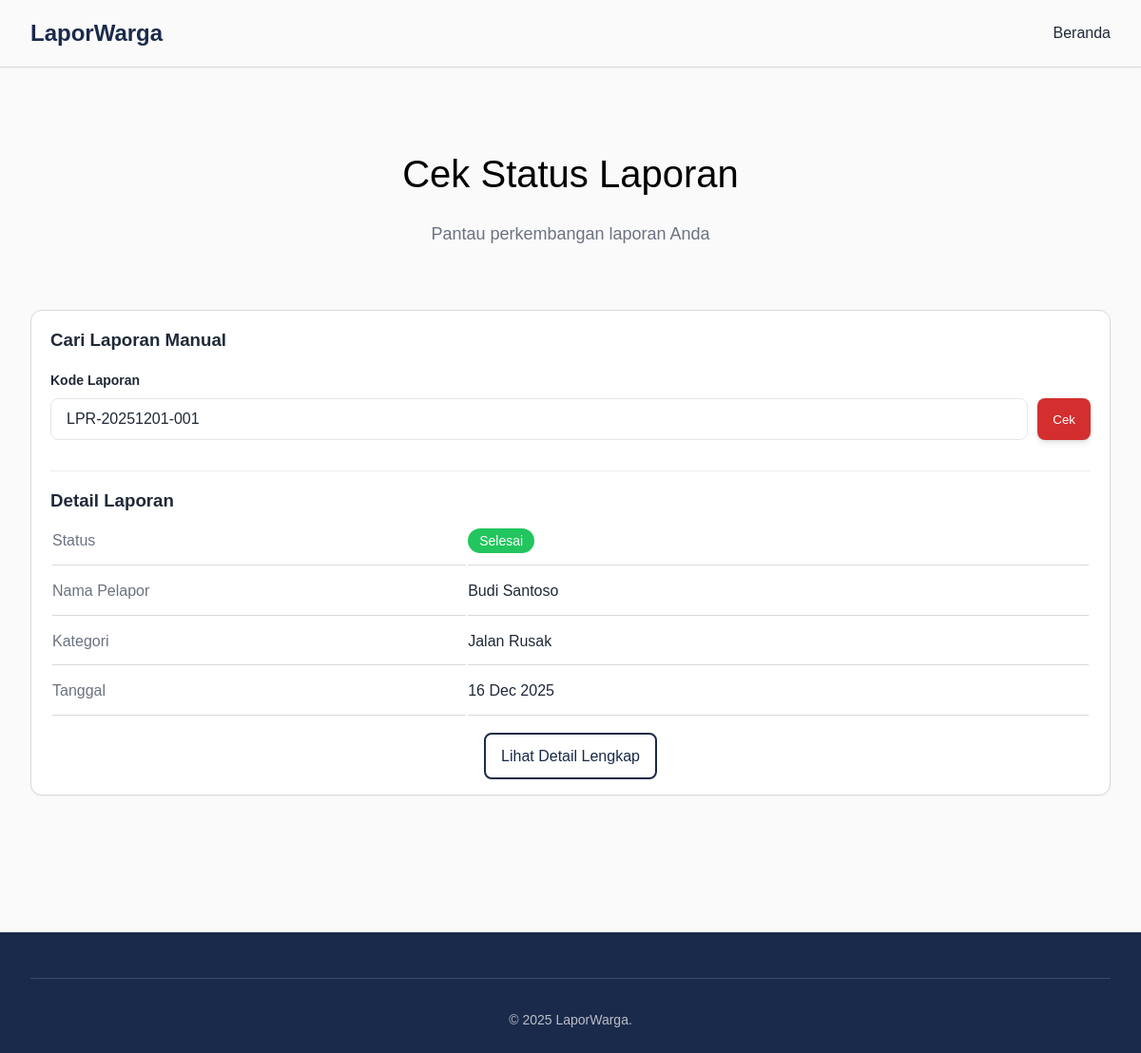
Page /cek_status.php?kode=LPR-20251201-001 on the committed database.
### tables this page shows
CREATE TABLE `laporan` (
  `id` int(11) NOT NULL AUTO_INCREMENT,
  `kode_laporan` varchar(20) NOT NULL,
  `nama_pelapor` varchar(100) NOT NULL,
  `no_hp` varchar(15) NOT NULL,
  `kategori` varchar(50) NOT NULL,
  `deskripsi` text NOT NULL,
  `lokasi` varchar(255) NOT NULL,
  `foto` varchar(255) DEFAULT NULL,
  `foto_blob` mediumblob DEFAULT NULL,
  `foto_mime` varchar(50) DEFAULT NULL,
  `status` enum('Diterima','Diproses','Selesai') DEFAULT 'Diterima',
  `tanggal_lapor` timestamp NOT NULL DEFAULT current_timestamp(),
  `tanggal_diterima` timestamp NULL DEFAULT NULL,
  `tanggal_diproses` timestamp NULL DEFAULT NULL,
  `tanggal_selesai` datetime DEFAULT NULL,
  `biaya` decimal(15,2) DEFAULT NULL,
  `durasi` varchar(50) DEFAULT NULL,
  `foto_after` varchar(255) DEFAULT NULL,
  `foto_after_blob` mediumblob DEFAULT NULL,
  `foto_after_mime` varchar(50) DEFAULT NULL,
  `catatan_admin` text DEFAULT NULL,
  `diterima_at` timestamp NULL DEFAULT NULL COMMENT 'Timestamp ketika status Diterima',
  `diproses_at` timestamp NULL DEFAULT NULL COMMENT 'Timestamp ketika status Diproses',
  `selesai_at` timestamp NULL DEFAULT NULL COMMENT 'Timestamp ketika status Selesai',
  PRIMARY KEY (`id`),
  UNIQUE KEY `kode_laporan` (`kode_laporan`),
  KEY `idx_kode` (`kode_laporan`),
  KEY `idx_status` (`status`),
  KEY `idx_tanggal` (`tanggal_lapor`),
  KEY `idx_no_hp_tanggal` (`no_hp`,`tanggal_lapor`)
);

### config/report_tracker.php (called while the page is built, shortened)
<?php
class ReportTracker {
    public static function getTrackedReports() {
        if (!isset($_COOKIE[self::COOKIE_NAME])) {
            return [];
        }
        $data = $_COOKIE[self::COOKIE_NAME];
        $reports = json_decode($data, true);
        $reports = array_map('intval', $reports);
        $reports = array_filter($reports, function($id) {
            return $id > 0;
        });
        $reports = array_values(array_unique($reports));
        return $reports;
    }
    public static function hasTrackedReports() {
        $reports = self::getTrackedReports();
        return !empty($reports);
    }
}
?>

### public/cek_status.php (the view, shortened to what this page needs)
<?php
require_once '../config/report_tracker.php';
$database = new Database();
$conn = $database->getConnection();
$trackedReports = [];
$hasTrackedReports = ReportTracker::hasTrackedReports();
$laporan = null;
if(isset($_GET['kode'])) {
    $kode = trim($_GET['kode']);
    if(!empty($kode)) {
        $stmt = $conn->prepare("SELECT * FROM laporan WHERE kode_laporan = :kode");
        $stmt->bindParam(':kode', $kode);
        $stmt->execute();
        $laporan = $stmt->fetch(PDO::FETCH_ASSOC);
    }
}
?>
<!DOCTYPE html>
<html lang="id">
<head>
    <link href="https://cdn.jsdelivr.net/npm/remixicon@3.5.0/fonts/remixicon.css" rel="stylesheet">
    <link href="https://cdnjs.cloudflare.com/ajax/libs/remixicon/3.5.0/remixicon.css" rel="stylesheet">
    <link rel="stylesheet" href="assets/css/style.css?v=2.2">
</head>
<body>
    <nav class="navbar">
        <div class="container">
            <div class="nav-brand">
                <span class="brand-text">LaporWarga</span>
            </div>
            <ul class="nav-menu">
                <li><a href="index.php" class="nav-link"><i class="ri-home-line"></i> Beranda</a></li>
            </ul>
        </div>
    </nav>
    <main class="section" style="flex: 1;">
        <div class="container">
            <div class="section-header">
                <h2 class="section-title">Cek Status Laporan</h2>
                <p class="section-subtitle">Pantau perkembangan laporan Anda</p>
            </div>
            <?php if ($hasTrackedReports && !empty($trackedReports)): ?>
            <div class="card" style="margin-bottom: 2rem;">
                <div class="card-header">
                    <h3><i class="ri-file-list-3-line"></i> Laporan Anda</h3>
                    <p style="font-size: 0.9rem; color: #666; margin-top: 0.5rem;">
                        Ditemukan <?php echo count($trackedReports); ?> laporan dari browser ini
                    </p>
                </div>
                <div class="card-body">
                    <div class="table-responsive">
                        <table class="table">
                            <thead>
                                <tr>
                                    <th>Kode Laporan</th>
                                    <th>Nama</th>
                                    <th>Kategori</th>
                                    <th>Lokasi</th>
                                    <th>Status</th>
                                    <th>Tanggal</th>
                                    <th>Aksi</th>
                                </tr>
                            </thead>
                            <tbody>
                                <?php foreach ($trackedReports as $report): ?>
                                <tr>
                                    <td><strong><?php echo htmlspecialchars($report['kode_laporan']); ?></strong></td>
                                    <td><?php echo htmlspecialchars($report['nama_pelapor']); ?></td>
                                    <td><?php echo htmlspecialchars($report['kategori']); ?></td>
                                    <td><?php echo htmlspecialchars($report['lokasi']); ?></td>
                                    <td>
                                        <span class="badge badge-<?php
                                            echo $report['status'] === 'Diterima' ? 'info' :
                                                ($report['status'] === 'Diproses' ? 'warning' : 'success');
                                        ?>">
                                            <?php echo htmlspecialchars($report['status']); ?>
                                        </span>
                                    </td>
                                    <td><?php echo date('d/m/Y', strtotime($report['tanggal_lapor'])); ?></td>
                                    <td>
                                        <a href="detail_laporan.php?id=<?php echo $report['id']; ?>"
                                           class="btn btn-sm btn-primary">
                                            <i class="ri-eye-line"></i> Detail
                                        </a>
                                    </td>
                                </tr>
                                <?php endforeach; ?>
                            </tbody>
                        </table>
                    </div>
                    <div style="margin-top: 1.5rem; padding-top: 1.5rem; border-top: 1px solid #e0e0e0; text-align: center;">
                        <p style="color: #666; margin-bottom: 1rem;">
                            <i class="ri-information-line"></i>
                            Ingin cek laporan lain atau laporan dari perangkat lain?
                        </p>
                        <button onclick="document.getElementById('manualSearchForm').style.display='block'; this.style.display='none';"
                                class="btn btn-outline">
                            <i class="ri-search-line"></i> Cek Laporan Secara Manual
                        </button>
                    </div>
                </div>
            </div>
            <div class="card" id="manualSearchForm" style="display: <?php echo $hasTrackedReports ? 'none' : 'block'; ?>;">
            <?php else: ?>
            <div class="card">
            <?php endif; ?>
                <div class="card-body">
                    <h3 style="margin-bottom: 1rem;">
                        <i class="ri-search-line"></i> Cari Laporan Manual
                    </h3>
                    <form action="" method="GET" class="search-form">
                        <div class="form-group">
                            <label for="kode">Kode Laporan</label>
                            <div style="display: flex; gap: 10px;">
                                <input type="text" id="kode" name="kode" placeholder="Contoh: LAP-12345678" value="<?php echo isset($_GET['kode']) ? htmlspecialchars($_GET['kode']) : ''; ?>" required style="flex: 1;">
                                <button type="submit" class="btn btn-primary"><i class="ri-search-line"></i> Cek</button>
                            </div>
                        </div>
                    </form>
                    <?php if($laporan): ?>
                        <div class="result-box" style="margin-top: 2rem; border-top: 1px solid #eee; padding-top: 1rem;">
                            <h3><i class="ri-file-list-line"></i> Detail Laporan</h3>
                            <table class="detail-table">
                                <tr>
                                    <td>Status</td>
                                    <td>
                                        <span class="badge badge-<?php echo $laporan['status']==='Diterima'?'info':($laporan['status']==='Diproses'?'warning':'success'); ?>">
                                            <?php echo htmlspecialchars($laporan['status']); ?>
                                        </span>
                                    </td>
                                </tr>
                                <tr><td>Nama Pelapor</td><td><?php echo htmlspecialchars($laporan['nama_pelapor']); ?></td></tr>
                                <tr><td>Kategori</td><td><?php echo htmlspecialchars($laporan['kategori']); ?></td></tr>
                                <tr><td>Tanggal</td><td><?php echo date('d M Y', strtotime($laporan['tanggal_lapor'])); ?></td></tr>
                            </table>
                            <div style="margin-top: 1rem; text-align: center;">
                                <a href="detail_laporan.php?kode=<?php echo urlencode($laporan['kode_laporan']); ?>" class="btn btn-outline"><i class="ri-eye-line"></i> Lihat Detail Lengkap</a>
                            </div>
                        </div>
                    <?php endif; ?>
                </div>
            </div>
        </div>
    </main>
    <footer class="footer">
        <div class="container">
            <div class="footer-bottom">
                <p>&copy; 2025 LaporWarga.</p>
            </div>
        </div>
    </footer>
</body>
</html>

### public/assets/css/style.css (style rules this page uses)
* { margin: 0; padding: 0; box-sizing: border-box; }
:root { --primary-color: rgb(26, 42, 74); --secondary-color: rgb(211, 47, 47); --accent-color: #ef5350; --text-dark: #1f2937; --text-muted: #6b7280; --text-light: #9ca3af; --bg-white: #fafafa; --bg-light: #f9fafb; --bg-gray: #f3f4f6; --border-color: #e5e7eb; --border-light: #d9d9d9; --success-color: #22c55e; --warning-color: #f59e0b; --info-color: #3b82f6; --shadow-sm: 0 1px 2px 0 rgba(0, 0, 0, 0.05); --shadow-md: 0 4px 6px -1px rgba(0, 0, 0, 0.1), 0 2px 4px -1px rgba(0, 0, 0, 0.06); --shadow-lg: 0 10px 15px -3px rgba(0, 0, 0, 0.1), 0 4px 6px -2px rgba(0, 0, 0, 0.05); --shadow-xl: 0 20px 25px -5px rgba(0, 0, 0, 0.1), 0 10px 10px -5px rgba(0, 0, 0, 0.04); --transition-colors: all 0.2s ease; --transition-shadow: box-shadow 0.3s ease; --transition-transform: transform 0.2s ease; }
body { font-family: poppins, sans-serif; line-height: 1.6; color: var(--text-dark); background-color: var(--bg-white); display: flex; flex-direction: column; min-height: 100vh; }
.container { max-width: 1200px; margin: 0 auto; padding: 0 1rem; }
@media (min-width: 1024px) { .container { padding: 0 2rem; } }
a { text-decoration: none; color: inherit; }
.navbar { background-color: var(--bg-white); color: var(--text-dark); padding: 1rem 0; position: sticky; top: 0; z-index: 1000; box-shadow: var(--shadow-sm); border-bottom: 1px solid var(--border-light); }
.navbar .container { display: flex; justify-content: space-between; align-items: center; }
.nav-brand { display: flex; align-items: center; gap: 0.75rem; font-size: 1.5rem; font-weight: 700; color: var(--primary-color); transition: var(--transition-colors); }
.nav-menu { display: flex; list-style: none; align-items: center; gap: 2rem; }
.nav-link { color: var(--text-dark); transition: var(--transition-colors); padding: 0.5rem 0; font-weight: 400; position: relative; }
.btn { display: inline-block; padding: 0.6rem 1rem; border-radius: 0.5rem; font-weight: 400; text-align: center; cursor: pointer; border: none; transition: var(--transition-colors); text-decoration: none; box-shadow: var(--shadow-md); }
.btn-primary { background-color: var(--secondary-color); color: white; }
.btn-outline { background-color: transparent; color: var(--primary-color); border: 2px solid var(--primary-color); box-shadow: none; }
.section { padding: 5rem 0; }
@media (min-width: 1024px) { .section { padding: 5rem 0; } }
.section-header { text-align: center; margin-bottom: 2rem; }
@media (min-width: 1024px) { .section-header { margin-bottom: 4rem; } }
.section-title { font-size: 1.5rem; color: black; margin-bottom: 1rem; font-weight: 400; }
@media (min-width: 1024px) { .section-title { font-size: 2.5rem; } }
.section-subtitle { font-size: 1.125rem; color: var(--text-muted); max-width: 700px; margin: 0 auto; line-height: 1.7; }
.card { background-color: white; border-radius: 0.75rem; box-shadow: var(--shadow-sm); overflow: hidden; transition: var(--transition-shadow); border: 1px solid var(--border-light); }
.card-body { padding: 1rem 1.25rem; }
.form-group { margin-bottom: 1.5rem; }
.form-group label { display: block; margin-bottom: 0.5rem; font-weight: 600; color: var(--text-dark); font-size: 0.875rem; }
.form-group input, .form-group select, .form-group textarea { width: 100%; padding: 0.75rem 1rem; border: 1px solid var(--border-color); border-radius: 0.5rem; font-size: 1rem; transition: var(--transition-colors); color: var(--text-dark); background-color: white; }
.badge { display: inline-block; padding: 0.375rem 0.75rem; border-radius: 9999px; font-size: 0.875rem; font-weight: 200; text-align: center; line-height: 1; }
.badge-success { background-color: var(--success-color); color: white; }
.detail-table { width: 100%; }
.detail-table td { padding: 0.75rem 0; border-bottom: 1px solid var(--border-light); vertical-align: top; }
.detail-table td:first-child { width: 40%; color: var(--text-muted); font-weight: 500; }
.detail-table td:last-child { color: var(--text-dark); }
.footer { background-color: var(--primary-color); color: white; padding: 3rem 0 1.5rem; margin-top: 4rem; }
.footer-bottom { text-align: center; padding-top: 2rem; border-top: 1px solid rgba(255, 255, 255, 0.15); color: rgba(255, 255, 255, 0.7); font-size: 0.875rem; }
html { scroll-behavior: smooth; }

### rows in the picture
laporan: status "Selesai", nama_pelapor "Budi Santoso", kategori "Jalan Rusak", tanggal_lapor "16 Dec 2025"
